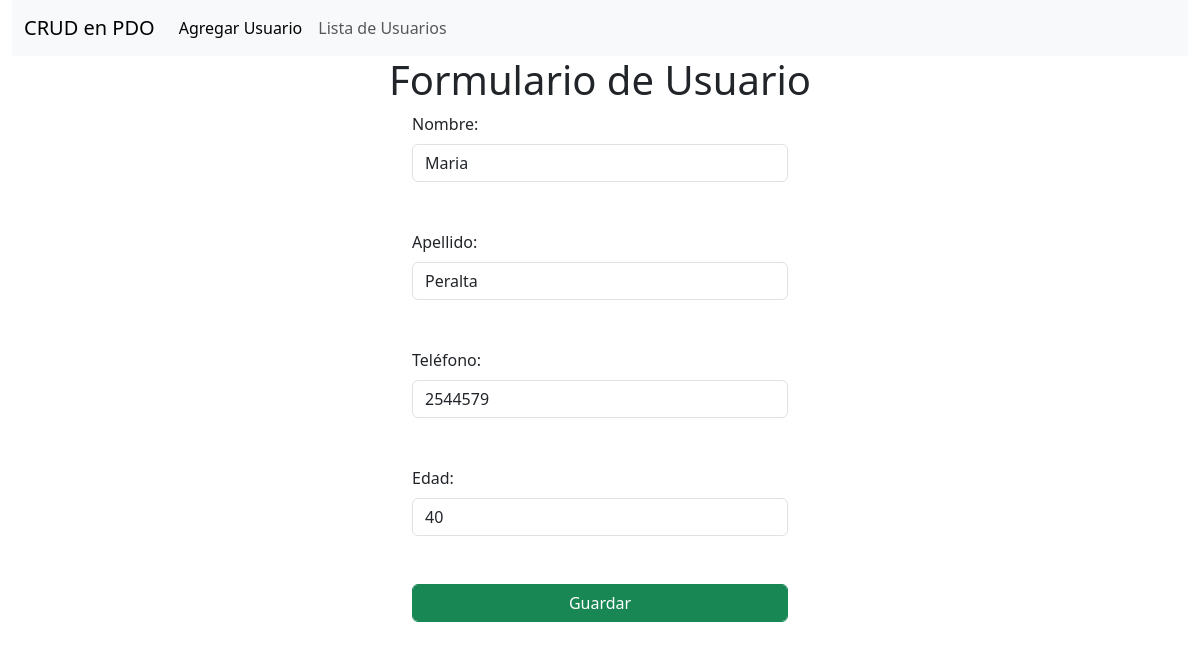
Screenshot of /index.php?controlador=usuario&accion=mostrar&id=18 with the database file from the repository.
### tables this page shows
CREATE TABLE `usuarios` (
  `id` int(11) NOT NULL,
  `nombre` varchar(100) NOT NULL,
  `apellido` varchar(100) NOT NULL,
  `telefono` varchar(15) NOT NULL,
  `edad` int(3) NOT NULL
);

### controlador/usuario_controlador.php (called while the page is built, shortened)
<?php
class UsuarioController extends Usuario{
    public function mostrar(){
        if(isset($_REQUEST["id"])){
            $usuario = $this->consultarUno($_REQUEST["id"]);
        }else{
            $usuario = $this;
        }
        require_once("vista/usuarioForm.php");
    }
}

### core/Crud.php (called while the page is built, shortened)
<?php
require_once("Conexion.php");
class Crud extends Conexion{
    private $pdo;
    public function __construct(
        public string $tabla
        ){
        $this->pdo = $this->conexion();
    }
    public function consultarUno(int $id){
        try{
            $stmt = $this->pdo->prepare("SELECT * FROM $this->tabla WHERE id = ?");
            $stmt->execute([$id]);
            return $stmt->fetch(PDO::FETCH_OBJ);
        }
        catch(PDOException $e){
            echo $e->getMessage();
        }
    }
}

### core/Conexion.php (called while the page is built, shortened)
<?php
class Conexion{
    protected function conexion(){
        try{
            $pdo = new PDO(
                "$this->driver:host=$this->host;
                dbname=$this->dbname;
                charset=$this->charset",
                $this->user,
                $this->pass
            );
            return $pdo;
        }
        catch(PDOException $e){
            echo $e->getMessage();
        }
    }
}

### vista/usuarioForm.php (the view, shortened to what this page needs)
<!DOCTYPE html>
<html lang="es">
<head>
    <link href="https://cdn.jsdelivr.net/npm/bootstrap@5.3.3/dist/css/bootstrap.min.css" rel="stylesheet">
</head>
<body class="container-fluid">
    <?php require_once("nav.php"); ?>
    <main>
        <h1 class="text-center">Formulario de Usuario</h1>
        <div class="row">
            <div class="col-12 col-md-4 mx-auto">
                <form action="index.php?controlador=usuario&accion=guardar" method="post">
                    <div>
                        <label for="nombre" class="form-label">Nombre:</label>
                        <input class="form-control" type="text" id="nombre" name="nombre" required
                            value="<?php echo isset($usuario->nombre) ? $usuario->nombre : ''; ?>"><br><br>
                    </div>
                    <div>
                        <label for="apellido" class="form-label">Apellido:</label>
                        <input class="form-control" type="text" id="apellido" name="apellido" required
                            value="<?php echo isset($usuario->apellido) ? $usuario->apellido : ''; ?>"><br><br>
                    </div>
                    <div>
                        <label for="telefono" class="form-label">Teléfono:</label>
                        <input class="form-control" type="tel" id="telefono" name="telefono" required
                            value="<?php echo isset($usuario->telefono) ? $usuario->telefono : ''; ?>"><br><br>
                    </div>
                    <div>
                        <label for="edad" class="form-label">Edad:</label>
                        <input class="form-control" type="number" id="edad" name="edad" min="0" required
                            value="<?php echo isset($usuario->edad) ? $usuario->edad : ""; ?>"><br><br>
                    </div>
                    <div>
                        <input class="form-control btn btn-success" type="submit" name="guardar" value="Guardar">
                    </div>
                </form>
            </div>
        </div>
    </main>
</body>
</html>

### rows the page displays
usuarios: nombre "Maria", apellido "Peralta", telefono "2544579", edad "40"
